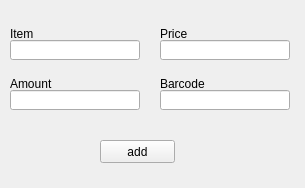
<?xml version="1.0" encoding="UTF-8"?>
<ui version="4.0">
 <class>Form</class>
 <widget class="QWidget" name="Form">
  <property name="geometry">
   <rect>
    <x>0</x>
    <y>0</y>
    <width>305</width>
    <height>188</height>
   </rect>
  </property>
  <property name="windowTitle">
   <string>Form</string>
  </property>
  <widget class="QLineEdit" name="item_input">
   <property name="geometry">
    <rect>
     <x>10</x>
     <y>40</y>
     <width>130</width>
     <height>20</height>
    </rect>
   </property>
  </widget>
  <widget class="QLabel" name="label">
   <property name="geometry">
    <rect>
     <x>10</x>
     <y>26</y>
     <width>130</width>
     <height>16</height>
    </rect>
   </property>
   <property name="text">
    <string>Item</string>
   </property>
  </widget>
  <widget class="QLabel" name="label_2">
   <property name="geometry">
    <rect>
     <x>160</x>
     <y>26</y>
     <width>130</width>
     <height>16</height>
    </rect>
   </property>
   <property name="text">
    <string>Price</string>
   </property>
  </widget>
  <widget class="QLineEdit" name="price_input">
   <property name="geometry">
    <rect>
     <x>160</x>
     <y>40</y>
     <width>130</width>
     <height>20</height>
    </rect>
   </property>
  </widget>
  <widget class="QLabel" name="label_3">
   <property name="geometry">
    <rect>
     <x>10</x>
     <y>76</y>
     <width>130</width>
     <height>16</height>
    </rect>
   </property>
   <property name="text">
    <string>Amount</string>
   </property>
  </widget>
  <widget class="QLineEdit" name="amount_input">
   <property name="geometry">
    <rect>
     <x>10</x>
     <y>90</y>
     <width>130</width>
     <height>20</height>
    </rect>
   </property>
  </widget>
  <widget class="QLabel" name="label_4">
   <property name="geometry">
    <rect>
     <x>160</x>
     <y>76</y>
     <width>130</width>
     <height>16</height>
    </rect>
   </property>
   <property name="text">
    <string>Barcode</string>
   </property>
  </widget>
  <widget class="QLineEdit" name="barcode_input">
   <property name="geometry">
    <rect>
     <x>160</x>
     <y>90</y>
     <width>130</width>
     <height>20</height>
    </rect>
   </property>
  </widget>
  <widget class="QPushButton" name="add_bt">
   <property name="geometry">
    <rect>
     <x>100</x>
     <y>140</y>
     <width>75</width>
     <height>23</height>
    </rect>
   </property>
   <property name="text">
    <string>add</string>
   </property>
  </widget>
 </widget>
 <resources/>
 <connections/>
</ui>
